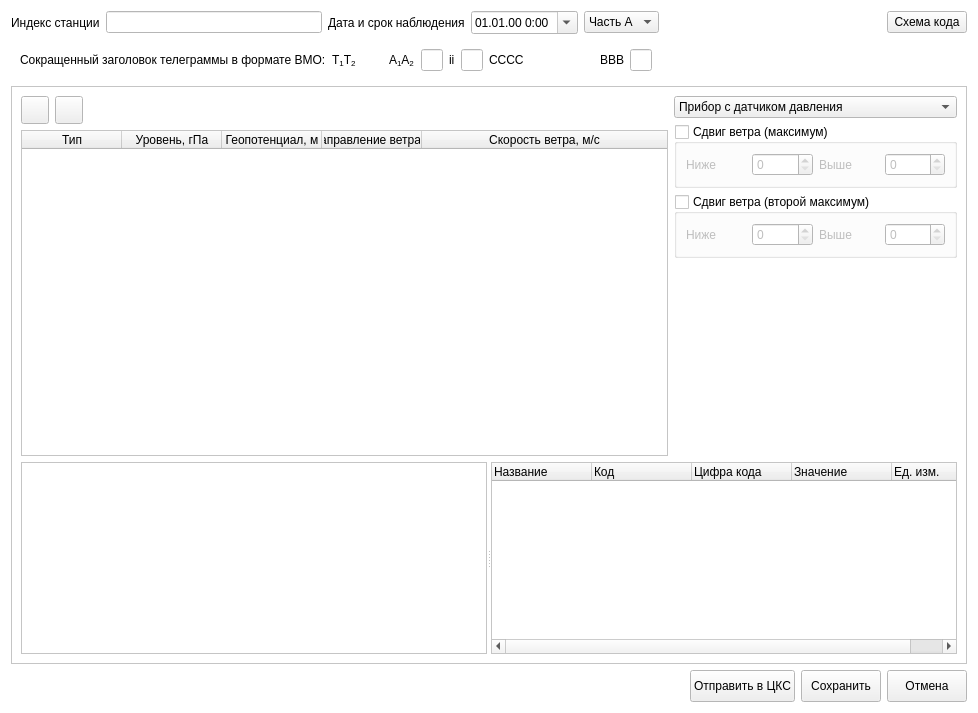
<?xml version="1.0" encoding="UTF-8"?>
<ui version="4.0">
 <class>Kn03</class>
 <widget class="QWidget" name="Kn03">
  <property name="geometry">
   <rect>
    <x>0</x>
    <y>0</y>
    <width>978</width>
    <height>713</height>
   </rect>
  </property>
  <property name="palette">
   <palette>
    <active>
     <colorrole role="Base">
      <brush brushstyle="SolidPattern">
       <color alpha="255">
        <red>255</red>
        <green>255</green>
        <blue>255</blue>
       </color>
      </brush>
     </colorrole>
     <colorrole role="Window">
      <brush brushstyle="SolidPattern">
       <color alpha="255">
        <red>255</red>
        <green>255</green>
        <blue>255</blue>
       </color>
      </brush>
     </colorrole>
    </active>
    <inactive>
     <colorrole role="Base">
      <brush brushstyle="SolidPattern">
       <color alpha="255">
        <red>255</red>
        <green>255</green>
        <blue>255</blue>
       </color>
      </brush>
     </colorrole>
     <colorrole role="Window">
      <brush brushstyle="SolidPattern">
       <color alpha="255">
        <red>255</red>
        <green>255</green>
        <blue>255</blue>
       </color>
      </brush>
     </colorrole>
    </inactive>
    <disabled>
     <colorrole role="Base">
      <brush brushstyle="SolidPattern">
       <color alpha="255">
        <red>255</red>
        <green>255</green>
        <blue>255</blue>
       </color>
      </brush>
     </colorrole>
     <colorrole role="Window">
      <brush brushstyle="SolidPattern">
       <color alpha="255">
        <red>255</red>
        <green>255</green>
        <blue>255</blue>
       </color>
      </brush>
     </colorrole>
    </disabled>
   </palette>
  </property>
  <property name="windowTitle">
   <string>Создание телеграммы КН-03</string>
  </property>
  <layout class="QGridLayout" name="gridLayout_3">
   <item row="0" column="0">
    <widget class="QLabel" name="label">
     <property name="text">
      <string>Индекс станции</string>
     </property>
    </widget>
   </item>
   <item row="0" column="1">
    <widget class="QLineEdit" name="IIiii"/>
   </item>
   <item row="0" column="2">
    <widget class="QLabel" name="label_27">
     <property name="text">
      <string>Дата и срок наблюдения</string>
     </property>
    </widget>
   </item>
   <item row="0" column="3">
    <widget class="QDateTimeEdit" name="dt">
     <property name="displayFormat">
      <string>dd.MM.yy H:mm</string>
     </property>
     <property name="calendarPopup">
      <bool>true</bool>
     </property>
    </widget>
   </item>
   <item row="0" column="4">
    <widget class="QComboBox" name="part">
     <item>
      <property name="text">
       <string>Часть A</string>
      </property>
     </item>
     <item>
      <property name="text">
       <string>Часть B</string>
      </property>
     </item>
     <item>
      <property name="text">
       <string>Часть C</string>
      </property>
     </item>
     <item>
      <property name="text">
       <string>Часть D</string>
      </property>
     </item>
    </widget>
   </item>
   <item row="0" column="5">
    <spacer name="horizontalSpacer_2">
     <property name="orientation">
      <enum>Qt::Horizontal</enum>
     </property>
     <property name="sizeHint" stdset="0">
      <size>
       <width>40</width>
       <height>20</height>
      </size>
     </property>
    </spacer>
   </item>
   <item row="0" column="6">
    <widget class="QPushButton" name="help">
     <property name="text">
      <string>Схема кода</string>
     </property>
     <property name="checkable">
      <bool>true</bool>
     </property>
    </widget>
   </item>
   <item row="2" column="0" colspan="7">
    <widget class="QScrollArea" name="scrollArea">
     <property name="widgetResizable">
      <bool>true</bool>
     </property>
     <widget class="QWidget" name="scrollAreaWidgetContents_3">
      <property name="geometry">
       <rect>
        <x>0</x>
        <y>0</y>
        <width>962</width>
        <height>582</height>
       </rect>
      </property>
      <layout class="QVBoxLayout" name="verticalLayout">
       <item>
        <layout class="QGridLayout" name="gridLayout_2">
         <item row="0" column="0" rowspan="2">
          <layout class="QGridLayout" name="gridLayout">
           <item row="0" column="1">
            <widget class="QToolButton" name="removeBtn">
             <property name="minimumSize">
              <size>
               <width>28</width>
               <height>28</height>
              </size>
             </property>
             <property name="maximumSize">
              <size>
               <width>28</width>
               <height>28</height>
              </size>
             </property>
             <property name="toolTip">
              <string>Удалить</string>
             </property>
             <property name="text">
              <string/>
             </property>
             <property name="icon">
              <iconset>
               <normaloff>:/meteo/icons/tools/minus.png</normaloff>:/meteo/icons/tools/minus.png</iconset>
             </property>
            </widget>
           </item>
           <item row="0" column="2">
            <spacer name="horizontalSpacer_3">
             <property name="orientation">
              <enum>Qt::Horizontal</enum>
             </property>
             <property name="sizeHint" stdset="0">
              <size>
               <width>658</width>
               <height>20</height>
              </size>
             </property>
            </spacer>
           </item>
           <item row="0" column="0">
            <widget class="QToolButton" name="addBtn">
             <property name="minimumSize">
              <size>
               <width>28</width>
               <height>28</height>
              </size>
             </property>
             <property name="maximumSize">
              <size>
               <width>28</width>
               <height>28</height>
              </size>
             </property>
             <property name="toolTip">
              <string>Добавить</string>
             </property>
             <property name="text">
              <string/>
             </property>
             <property name="icon">
              <iconset>
               <normaloff>:/meteo/icons/tools/plus.png</normaloff>:/meteo/icons/tools/plus.png</iconset>
             </property>
            </widget>
           </item>
           <item row="1" column="0" colspan="3">
            <widget class="QTableWidget" name="levels">
             <property name="sizePolicy">
              <sizepolicy hsizetype="Expanding" vsizetype="Expanding">
               <horstretch>0</horstretch>
               <verstretch>0</verstretch>
              </sizepolicy>
             </property>
             <property name="tabKeyNavigation">
              <bool>false</bool>
             </property>
             <property name="selectionMode">
              <enum>QAbstractItemView::NoSelection</enum>
             </property>
             <attribute name="horizontalHeaderStretchLastSection">
              <bool>true</bool>
             </attribute>
             <attribute name="verticalHeaderVisible">
              <bool>false</bool>
             </attribute>
             <attribute name="verticalHeaderDefaultSectionSize">
              <number>25</number>
             </attribute>
             <column>
              <property name="text">
               <string>Тип</string>
              </property>
             </column>
             <column>
              <property name="text">
               <string>Уровень, гПа</string>
              </property>
             </column>
             <column>
              <property name="text">
               <string>Геопотенциал, м</string>
              </property>
             </column>
             <column>
              <property name="text">
               <string>Направление ветра, °</string>
              </property>
             </column>
             <column>
              <property name="text">
               <string>Скорость ветра, м/с</string>
              </property>
             </column>
            </widget>
           </item>
          </layout>
         </item>
         <item row="0" column="1">
          <layout class="QGridLayout" name="gridLayout_4">
           <item row="3" column="0">
            <widget class="QGroupBox" name="shearMode2">
             <property name="title">
              <string>Сдвиг ветра (второй максимум)</string>
             </property>
             <property name="checkable">
              <bool>true</bool>
             </property>
             <property name="checked">
              <bool>false</bool>
             </property>
             <layout class="QHBoxLayout" name="horizontalLayout_3">
              <item>
               <widget class="QLabel" name="label_8">
                <property name="text">
                 <string>Ниже</string>
                </property>
               </widget>
              </item>
              <item>
               <widget class="QSpinBox" name="vbvb2"/>
              </item>
              <item>
               <widget class="QLabel" name="label_9">
                <property name="text">
                 <string>Выше</string>
                </property>
               </widget>
              </item>
              <item>
               <widget class="QSpinBox" name="vava2"/>
              </item>
             </layout>
            </widget>
           </item>
           <item row="2" column="0">
            <widget class="QGroupBox" name="shearMode">
             <property name="title">
              <string>Сдвиг ветра (максимум)</string>
             </property>
             <property name="checkable">
              <bool>true</bool>
             </property>
             <property name="checked">
              <bool>false</bool>
             </property>
             <layout class="QHBoxLayout" name="horizontalLayout_2">
              <item>
               <widget class="QLabel" name="label_2">
                <property name="text">
                 <string>Ниже</string>
                </property>
               </widget>
              </item>
              <item>
               <widget class="QSpinBox" name="vbvb"/>
              </item>
              <item>
               <widget class="QLabel" name="label_3">
                <property name="text">
                 <string>Выше</string>
                </property>
               </widget>
              </item>
              <item>
               <widget class="QSpinBox" name="vava"/>
              </item>
             </layout>
             <zorder>label_2</zorder>
             <zorder>label_3</zorder>
             <zorder>vbvb</zorder>
             <zorder>vava</zorder>
            </widget>
           </item>
           <item row="0" column="0">
            <widget class="QComboBox" name="a4">
             <property name="sizePolicy">
              <sizepolicy hsizetype="Maximum" vsizetype="Fixed">
               <horstretch>0</horstretch>
               <verstretch>0</verstretch>
              </sizepolicy>
             </property>
             <item>
              <property name="text">
               <string>Прибор с датчиком давления</string>
              </property>
             </item>
             <item>
              <property name="text">
               <string>Оптический теодолит</string>
              </property>
             </item>
             <item>
              <property name="text">
               <string>Радиотеодолит</string>
              </property>
             </item>
             <item>
              <property name="text">
               <string>Радиолокатор</string>
              </property>
             </item>
             <item>
              <property name="text">
               <string>Прибор, в котором датчик давления отказал</string>
              </property>
             </item>
             <item>
              <property name="text">
               <string>VLF-Omega</string>
              </property>
             </item>
             <item>
              <property name="text">
               <string>Loran-C</string>
              </property>
             </item>
             <item>
              <property name="text">
               <string>Профилометр ветра</string>
              </property>
             </item>
             <item>
              <property name="text">
               <string>Спутниковая навигация</string>
              </property>
             </item>
             <item>
              <property name="text">
               <string>Зарезервировано</string>
              </property>
             </item>
            </widget>
           </item>
          </layout>
         </item>
         <item row="1" column="1">
          <spacer name="verticalSpacer">
           <property name="orientation">
            <enum>Qt::Vertical</enum>
           </property>
           <property name="sizeHint" stdset="0">
            <size>
             <width>20</width>
             <height>206</height>
            </size>
           </property>
          </spacer>
         </item>
        </layout>
       </item>
       <item>
        <widget class="QSplitter" name="splitter">
         <property name="sizePolicy">
          <sizepolicy hsizetype="Expanding" vsizetype="Expanding">
           <horstretch>0</horstretch>
           <verstretch>0</verstretch>
          </sizepolicy>
         </property>
         <property name="orientation">
          <enum>Qt::Horizontal</enum>
         </property>
         <widget class="QTextEdit" name="codeView">
          <property name="readOnly">
           <bool>true</bool>
          </property>
         </widget>
         <widget class="QTreeWidget" name="decodeView">
          <property name="sizePolicy">
           <sizepolicy hsizetype="Expanding" vsizetype="MinimumExpanding">
            <horstretch>0</horstretch>
            <verstretch>0</verstretch>
           </sizepolicy>
          </property>
          <column>
           <property name="text">
            <string>Название</string>
           </property>
          </column>
          <column>
           <property name="text">
            <string>Код</string>
           </property>
          </column>
          <column>
           <property name="text">
            <string>Цифра кода</string>
           </property>
          </column>
          <column>
           <property name="text">
            <string>Значение</string>
           </property>
          </column>
          <column>
           <property name="text">
            <string>Ед. изм.</string>
           </property>
          </column>
         </widget>
        </widget>
       </item>
      </layout>
     </widget>
    </widget>
   </item>
   <item row="3" column="0" colspan="7">
    <layout class="QHBoxLayout" name="horizontalLayout">
     <item>
      <spacer name="horizontalSpacer">
       <property name="orientation">
        <enum>Qt::Horizontal</enum>
       </property>
       <property name="sizeHint" stdset="0">
        <size>
         <width>40</width>
         <height>20</height>
        </size>
       </property>
      </spacer>
     </item>
     <item>
      <widget class="QPushButton" name="sendInMsg">
       <property name="minimumSize">
        <size>
         <width>0</width>
         <height>32</height>
        </size>
       </property>
       <property name="text">
        <string>Отправить в ЦКС</string>
       </property>
      </widget>
     </item>
     <item>
      <widget class="QPushButton" name="accept">
       <property name="minimumSize">
        <size>
         <width>0</width>
         <height>32</height>
        </size>
       </property>
       <property name="text">
        <string>Сохранить</string>
       </property>
      </widget>
     </item>
     <item>
      <widget class="QPushButton" name="cancel">
       <property name="minimumSize">
        <size>
         <width>0</width>
         <height>32</height>
        </size>
       </property>
       <property name="text">
        <string>Отмена</string>
       </property>
      </widget>
     </item>
    </layout>
   </item>
   <item row="1" column="0" colspan="7">
    <widget class="QFrame" name="frame_4">
     <layout class="QHBoxLayout" name="horizontalLayout_4">
      <item>
       <widget class="QLabel" name="label_42">
        <property name="text">
         <string>Сокращенный заголовок телеграммы в формате ВМО:</string>
        </property>
       </widget>
      </item>
      <item>
       <widget class="QLabel" name="label_11">
        <property name="text">
         <string>&lt;html&gt;&lt;head/&gt;&lt;body&gt;&lt;p&gt;T&lt;span style=&quot; vertical-align:sub;&quot;&gt;1&lt;/span&gt;T&lt;span style=&quot; vertical-align:sub;&quot;&gt;2&lt;/span&gt;&lt;/p&gt;&lt;/body&gt;&lt;/html&gt;</string>
        </property>
       </widget>
      </item>
      <item>
       <widget class="QLineEdit" name="T1T2">
        <property name="sizePolicy">
         <sizepolicy hsizetype="Maximum" vsizetype="Fixed">
          <horstretch>0</horstretch>
          <verstretch>0</verstretch>
         </sizepolicy>
        </property>
        <property name="frame">
         <bool>false</bool>
        </property>
        <property name="readOnly">
         <bool>true</bool>
        </property>
       </widget>
      </item>
      <item>
       <widget class="QLabel" name="label_12">
        <property name="text">
         <string>&lt;html&gt;&lt;head/&gt;&lt;body&gt;&lt;p&gt;A&lt;span style=&quot; vertical-align:sub;&quot;&gt;1&lt;/span&gt;A&lt;span style=&quot; vertical-align:sub;&quot;&gt;2&lt;/span&gt;&lt;/p&gt;&lt;/body&gt;&lt;/html&gt;</string>
        </property>
       </widget>
      </item>
      <item>
       <widget class="QLineEdit" name="A1A2">
        <property name="sizePolicy">
         <sizepolicy hsizetype="Preferred" vsizetype="Fixed">
          <horstretch>0</horstretch>
          <verstretch>0</verstretch>
         </sizepolicy>
        </property>
       </widget>
      </item>
      <item>
       <widget class="QLabel" name="label_24">
        <property name="text">
         <string>ii</string>
        </property>
       </widget>
      </item>
      <item>
       <widget class="QLineEdit" name="ii">
        <property name="sizePolicy">
         <sizepolicy hsizetype="Preferred" vsizetype="Fixed">
          <horstretch>0</horstretch>
          <verstretch>0</verstretch>
         </sizepolicy>
        </property>
        <property name="text">
         <string/>
        </property>
       </widget>
      </item>
      <item>
       <widget class="QLabel" name="label_37">
        <property name="text">
         <string>CCCC</string>
        </property>
       </widget>
      </item>
      <item>
       <widget class="QLineEdit" name="CCCC">
        <property name="sizePolicy">
         <sizepolicy hsizetype="Preferred" vsizetype="Fixed">
          <horstretch>0</horstretch>
          <verstretch>0</verstretch>
         </sizepolicy>
        </property>
        <property name="minimumSize">
         <size>
          <width>64</width>
          <height>0</height>
         </size>
        </property>
        <property name="frame">
         <bool>false</bool>
        </property>
        <property name="readOnly">
         <bool>true</bool>
        </property>
       </widget>
      </item>
      <item>
       <widget class="QLabel" name="label_40">
        <property name="text">
         <string>BBB</string>
        </property>
       </widget>
      </item>
      <item>
       <widget class="QLineEdit" name="BBB">
        <property name="sizePolicy">
         <sizepolicy hsizetype="Preferred" vsizetype="Fixed">
          <horstretch>0</horstretch>
          <verstretch>0</verstretch>
         </sizepolicy>
        </property>
       </widget>
      </item>
      <item>
       <spacer name="horizontalSpacer_4">
        <property name="orientation">
         <enum>Qt::Horizontal</enum>
        </property>
        <property name="sizeHint" stdset="0">
         <size>
          <width>612</width>
          <height>17</height>
         </size>
        </property>
       </spacer>
      </item>
     </layout>
    </widget>
   </item>
  </layout>
  <zorder>dt</zorder>
  <zorder>IIiii</zorder>
  <zorder>label</zorder>
  <zorder>label_27</zorder>
  <zorder>part</zorder>
  <zorder>frame_4</zorder>
  <zorder>help</zorder>
  <zorder>scrollArea</zorder>
 </widget>
 <resources/>
 <connections/>
</ui>
